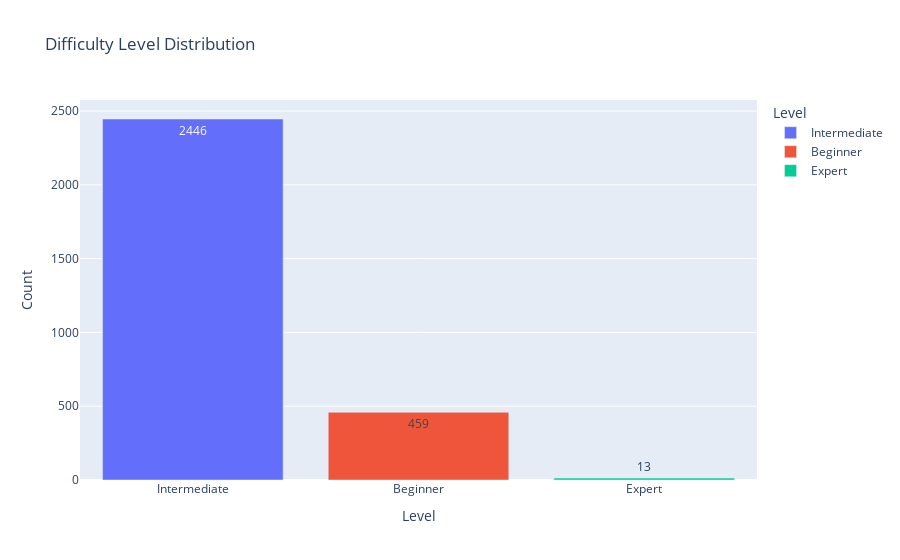
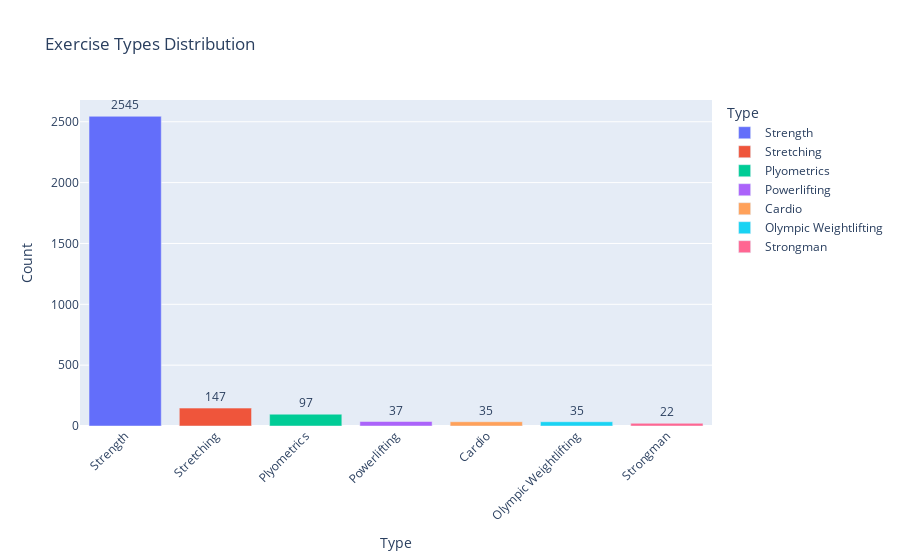

The cell these charts' notebook holds for them, in order:
### Code cell
level_counts = df['Level'].value_counts().reset_index()
level_counts.columns = ['Level', 'Count']

px.bar(level_counts, x='Level', y='Count', title='Difficulty Level Distribution',
       color='Level', text='Count').show()
fig.show()

### Figure 1 — Plotly figure (JSON) as saved in the notebook; plotly's stock layout.template omitted (floating-point values rounded to 4 significant figures)
{"data": [{"hovertemplate": "Level=%{x}<br>Count=%{text}<extra></extra>", "legendgroup": "Intermediate", "marker": {"color": "#636efa", "pattern": {"shape": ""}}, "name": "Intermediate", "orientation": "v", "showlegend": true, "text": [2446.0], "textposition": "auto", "type": "bar", "x": ["Intermediate"], "xaxis": "x", "y": [2446], "yaxis": "y"}, {"hovertemplate": "Level=%{x}<br>Count=%{text}<extra></extra>", "legendgroup": "Beginner", "marker": {"color": "#EF553B", "pattern": {"shape": ""}}, "name": "Beginner", "orientation": "v", "showlegend": true, "text": [459.0], "textposition": "auto", "type": "bar", "x": ["Beginner"], "xaxis": "x", "y": [459], "yaxis": "y"}, {"hovertemplate": "Level=%{x}<br>Count=%{text}<extra></extra>", "legendgroup": "Expert", "marker": {"color": "#00cc96", "pattern": {"shape": ""}}, "name": "Expert", "orientation": "v", "showlegend": true, "text": [13.0], "textposition": "auto", "type": "bar", "x": ["Expert"], "xaxis": "x", "y": [13], "yaxis": "y"}], "layout": {"barmode": "relative", "legend": {"title": {"text": "Level"}, "tracegroupgap": 0}, "title": {"text": "Difficulty Level Distribution"}, "xaxis": {"anchor": "y", "categoryarray": ["Intermediate", "Beginner", "Expert"], "categoryorder": "array", "domain": [0, 1], "title": {"text": "Level"}}, "yaxis": {"anchor": "x", "domain": [0, 1], "title": {"text": "Count"}}}}

### Figure 2 — Plotly figure (JSON) as saved in the notebook; plotly's stock layout.template omitted (floating-point values rounded to 4 significant figures)
{"data": [{"hovertemplate": "Type=%{x}<br>Count=%{text}<extra></extra>", "legendgroup": "Strength", "marker": {"color": "#636efa", "pattern": {"shape": ""}}, "name": "Strength", "orientation": "v", "showlegend": true, "text": [2545.0], "textposition": "outside", "type": "bar", "x": ["Strength"], "xaxis": "x", "y": [2545], "yaxis": "y"}, {"hovertemplate": "Type=%{x}<br>Count=%{text}<extra></extra>", "legendgroup": "Stretching", "marker": {"color": "#EF553B", "pattern": {"shape": ""}}, "name": "Stretching", "orientation": "v", "showlegend": true, "text": [147.0], "textposition": "outside", "type": "bar", "x": ["Stretching"], "xaxis": "x", "y": [147], "yaxis": "y"}, {"hovertemplate": "Type=%{x}<br>Count=%{text}<extra></extra>", "legendgroup": "Plyometrics", "marker": {"color": "#00cc96", "pattern": {"shape": ""}}, "name": "Plyometrics", "orientation": "v", "showlegend": true, "text": [97.0], "textposition": "outside", "type": "bar", "x": ["Plyometrics"], "xaxis": "x", "y": [97], "yaxis": "y"}, {"hovertemplate": "Type=%{x}<br>Count=%{text}<extra></extra>", "legendgroup": "Powerlifting", "marker": {"color": "#ab63fa", "pattern": {"shape": ""}}, "name": "Powerlifting", "orientation": "v", "showlegend": true, "text": [37.0], "textposition": "outside", "type": "bar", "x": ["Powerlifting"], "xaxis": "x", "y": [37], "yaxis": "y"}, {"hovertemplate": "Type=%{x}<br>Count=%{text}<extra></extra>", "legendgroup": "Cardio", "marker": {"color": "#FFA15A", "pattern": {"shape": ""}}, "name": "Cardio", "orientation": "v", "showlegend": true, "text": [35.0], "textposition": "outside", "type": "bar", "x": ["Cardio"], "xaxis": "x", "y": [35], "yaxis": "y"}, {"hovertemplate": "Type=%{x}<br>Count=%{text}<extra></extra>", "legendgroup": "Olympic Weightlifting", "marker": {"color": "#19d3f3", "pattern": {"shape": ""}}, "name": "Olympic Weightlifting", "orientation": "v", "showlegend": true, "text": [35.0], "textposition": "outside", "type": "bar", "x": ["Olympic Weightlifting"], "xaxis": "x", "y": [35], "yaxis": "y"}, {"hovertemplate": "Type=%{x}<br>Count=%{text}<extra></extra>", "legendgroup": "Strongman", "marker": {"color": "#FF6692", "pattern": {"shape": ""}}, "name": "Strongman", "orientation": "v", "showlegend": true, "text": [22.0], "textposition": "outside", "type": "bar", "x": ["Strongman"], "xaxis": "x", "y": [22], "yaxis": "y"}], "layout": {"barmode": "relative", "legend": {"title": {"text": "Type"}, "tracegroupgap": 0}, "title": {"text": "Exercise Types Distribution"}, "xaxis": {"anchor": "y", "categoryarray": ["Strength", "Stretching", "Plyometrics", "Powerlifting", "Cardio", "Olympic Weightlifting", "Strongman"], "categoryorder": "array", "domain": [0, 1], "tickangle": -45, "title": {"text": "Type"}}, "yaxis": {"anchor": "x", "domain": [0, 1], "title": {"text": "Count"}}}}
